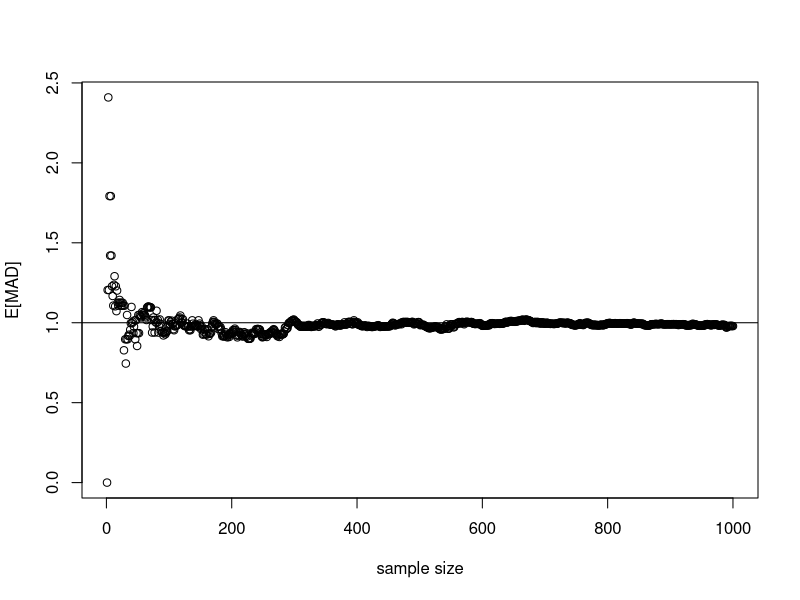

The R source for this figure:
n = 1000
mu_ = 5
sd_ = 1
x = rnorm(n, mu_, sd_)
mad_mean = numeric(n)
for (n in 1:n) mad_mean[n] = mean(mad(x[1:n]))
plot(1:n, mad_mean, xlab='sample size', ylab='E[MAD]')
abline(h=sd_)